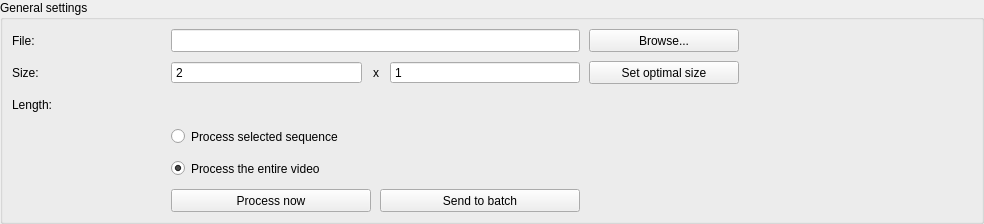
<?xml version="1.0" encoding="UTF-8"?>
<ui version="4.0">
 <class>OutputFileProcess</class>
 <widget class="QWidget" name="OutputFileProcess">
  <property name="geometry">
   <rect>
    <x>0</x>
    <y>0</y>
    <width>984</width>
    <height>220</height>
   </rect>
  </property>
  <property name="sizePolicy">
   <sizepolicy hsizetype="Minimum" vsizetype="Preferred">
    <horstretch>0</horstretch>
    <verstretch>0</verstretch>
   </sizepolicy>
  </property>
  <property name="windowTitle">
   <string/>
  </property>
  <layout class="QHBoxLayout" name="horizontalLayout_3">
   <property name="spacing">
    <number>8</number>
   </property>
   <property name="leftMargin">
    <number>0</number>
   </property>
   <property name="topMargin">
    <number>0</number>
   </property>
   <property name="rightMargin">
    <number>0</number>
   </property>
   <property name="bottomMargin">
    <number>0</number>
   </property>
   <item>
    <widget class="QGroupBox" name="groupBox">
     <property name="sizePolicy">
      <sizepolicy hsizetype="Preferred" vsizetype="Minimum">
       <horstretch>0</horstretch>
       <verstretch>0</verstretch>
      </sizepolicy>
     </property>
     <property name="title">
      <string>General settings</string>
     </property>
     <layout class="QGridLayout" name="gridLayout">
      <property name="spacing">
       <number>9</number>
      </property>
      <item row="1" column="0">
       <widget class="QLabel" name="labelSize">
        <property name="minimumSize">
         <size>
          <width>150</width>
          <height>23</height>
         </size>
        </property>
        <property name="maximumSize">
         <size>
          <width>150</width>
          <height>16777215</height>
         </size>
        </property>
        <property name="text">
         <string>Size:</string>
        </property>
       </widget>
      </item>
      <item row="6" column="1" colspan="3">
       <layout class="QGridLayout" name="gridLayout_2">
        <property name="spacing">
         <number>9</number>
        </property>
        <item row="2" column="0">
         <widget class="QPushButton" name="buttonProcessNow">
          <property name="minimumSize">
           <size>
            <width>200</width>
            <height>23</height>
           </size>
          </property>
          <property name="maximumSize">
           <size>
            <width>16777215</width>
            <height>16777215</height>
           </size>
          </property>
          <property name="text">
           <string>Process now</string>
          </property>
         </widget>
        </item>
        <item row="2" column="1">
         <widget class="QPushButton" name="buttonSendToBatch">
          <property name="minimumSize">
           <size>
            <width>200</width>
            <height>23</height>
           </size>
          </property>
          <property name="maximumSize">
           <size>
            <width>16777215</width>
            <height>16777215</height>
           </size>
          </property>
          <property name="text">
           <string>Send to batch</string>
          </property>
         </widget>
        </item>
        <item row="0" column="0">
         <widget class="QRadioButton" name="radioProcessSequence">
          <property name="minimumSize">
           <size>
            <width>0</width>
            <height>23</height>
           </size>
          </property>
          <property name="text">
           <string>Process selected sequence</string>
          </property>
          <property name="checked">
           <bool>false</bool>
          </property>
         </widget>
        </item>
        <item row="1" column="0">
         <widget class="QRadioButton" name="radioProcessAll">
          <property name="minimumSize">
           <size>
            <width>0</width>
            <height>23</height>
           </size>
          </property>
          <property name="text">
           <string>Process the entire video</string>
          </property>
          <property name="checked">
           <bool>true</bool>
          </property>
         </widget>
        </item>
       </layout>
      </item>
      <item row="2" column="0">
       <widget class="QLabel" name="labelLength">
        <property name="minimumSize">
         <size>
          <width>0</width>
          <height>23</height>
         </size>
        </property>
        <property name="text">
         <string>Length:</string>
        </property>
       </widget>
      </item>
      <item row="0" column="0">
       <widget class="QLabel" name="labelFile">
        <property name="minimumSize">
         <size>
          <width>150</width>
          <height>23</height>
         </size>
        </property>
        <property name="maximumSize">
         <size>
          <width>150</width>
          <height>16777215</height>
         </size>
        </property>
        <property name="text">
         <string>File:</string>
        </property>
       </widget>
      </item>
      <item row="0" column="4">
       <widget class="QPushButton" name="buttonBrowse">
        <property name="minimumSize">
         <size>
          <width>150</width>
          <height>23</height>
         </size>
        </property>
        <property name="maximumSize">
         <size>
          <width>150</width>
          <height>16777215</height>
         </size>
        </property>
        <property name="text">
         <string>Browse...</string>
        </property>
       </widget>
      </item>
      <item row="0" column="1" colspan="3">
       <widget class="QLineEdit" name="lineFileName">
        <property name="minimumSize">
         <size>
          <width>0</width>
          <height>23</height>
         </size>
        </property>
        <property name="maximumSize">
         <size>
          <width>16777215</width>
          <height>16777215</height>
         </size>
        </property>
        <property name="maxLength">
         <number>255</number>
        </property>
       </widget>
      </item>
      <item row="0" column="5">
       <spacer name="horizontalSpacer">
        <property name="orientation">
         <enum>Qt::Horizontal</enum>
        </property>
        <property name="sizeHint" stdset="0">
         <size>
          <width>40</width>
          <height>20</height>
         </size>
        </property>
       </spacer>
      </item>
      <item row="1" column="4">
       <widget class="QPushButton" name="buttonSetOptimal">
        <property name="minimumSize">
         <size>
          <width>150</width>
          <height>23</height>
         </size>
        </property>
        <property name="maximumSize">
         <size>
          <width>150</width>
          <height>16777215</height>
         </size>
        </property>
        <property name="text">
         <string>Set optimal size</string>
        </property>
       </widget>
      </item>
      <item row="1" column="1" colspan="3">
       <layout class="QHBoxLayout" name="horizontalLayout_2">
        <property name="spacing">
         <number>9</number>
        </property>
        <property name="sizeConstraint">
         <enum>QLayout::SetMinimumSize</enum>
        </property>
        <property name="bottomMargin">
         <number>0</number>
        </property>
        <item>
         <widget class="QSpinBox" name="spinWidth">
          <property name="minimumSize">
           <size>
            <width>0</width>
            <height>23</height>
           </size>
          </property>
          <property name="maximumSize">
           <size>
            <width>16777215</width>
            <height>16777215</height>
           </size>
          </property>
          <property name="buttonSymbols">
           <enum>QAbstractSpinBox::NoButtons</enum>
          </property>
          <property name="minimum">
           <number>2</number>
          </property>
          <property name="maximum">
           <number>1600000000</number>
          </property>
         </widget>
        </item>
        <item>
         <widget class="QLabel" name="labelX">
          <property name="minimumSize">
           <size>
            <width>0</width>
            <height>23</height>
           </size>
          </property>
          <property name="maximumSize">
           <size>
            <width>10</width>
            <height>16777215</height>
           </size>
          </property>
          <property name="text">
           <string>x</string>
          </property>
          <property name="alignment">
           <set>Qt::AlignCenter</set>
          </property>
         </widget>
        </item>
        <item>
         <widget class="QSpinBox" name="spinHeight">
          <property name="minimumSize">
           <size>
            <width>0</width>
            <height>23</height>
           </size>
          </property>
          <property name="maximumSize">
           <size>
            <width>16777215</width>
            <height>16777215</height>
           </size>
          </property>
          <property name="buttonSymbols">
           <enum>QAbstractSpinBox::NoButtons</enum>
          </property>
          <property name="minimum">
           <number>1</number>
          </property>
          <property name="maximum">
           <number>1600000000</number>
          </property>
         </widget>
        </item>
       </layout>
      </item>
      <item row="2" column="1" colspan="3">
       <widget class="TimeSequenceWidget" name="sequenceTime" native="true">
        <property name="minimumSize">
         <size>
          <width>0</width>
          <height>23</height>
         </size>
        </property>
       </widget>
      </item>
     </layout>
    </widget>
   </item>
  </layout>
 </widget>
 <customwidgets>
  <customwidget>
   <class>TimeSequenceWidget</class>
   <extends>QWidget</extends>
   <header>../src/widgets/timesequence.hpp</header>
   <container>1</container>
  </customwidget>
 </customwidgets>
 <tabstops>
  <tabstop>lineFileName</tabstop>
  <tabstop>buttonBrowse</tabstop>
  <tabstop>spinWidth</tabstop>
  <tabstop>spinHeight</tabstop>
  <tabstop>buttonSetOptimal</tabstop>
  <tabstop>radioProcessSequence</tabstop>
  <tabstop>buttonProcessNow</tabstop>
  <tabstop>buttonSendToBatch</tabstop>
 </tabstops>
 <resources/>
 <connections/>
</ui>
